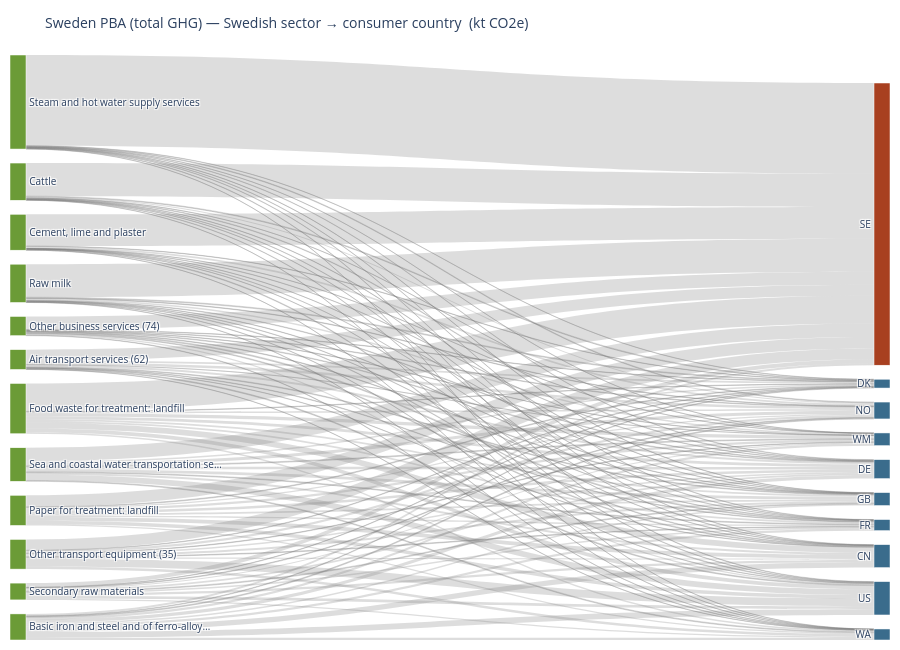
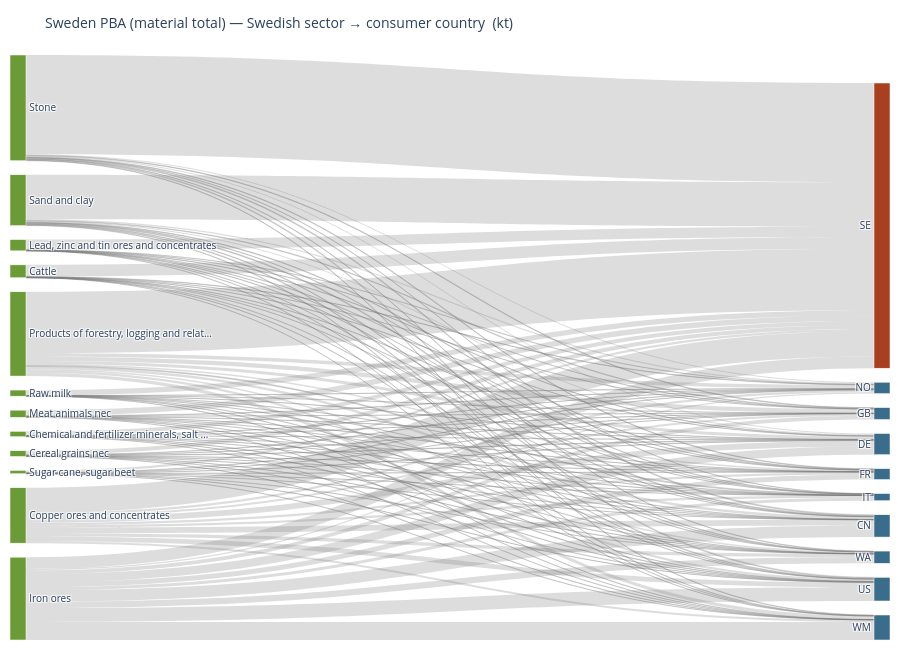
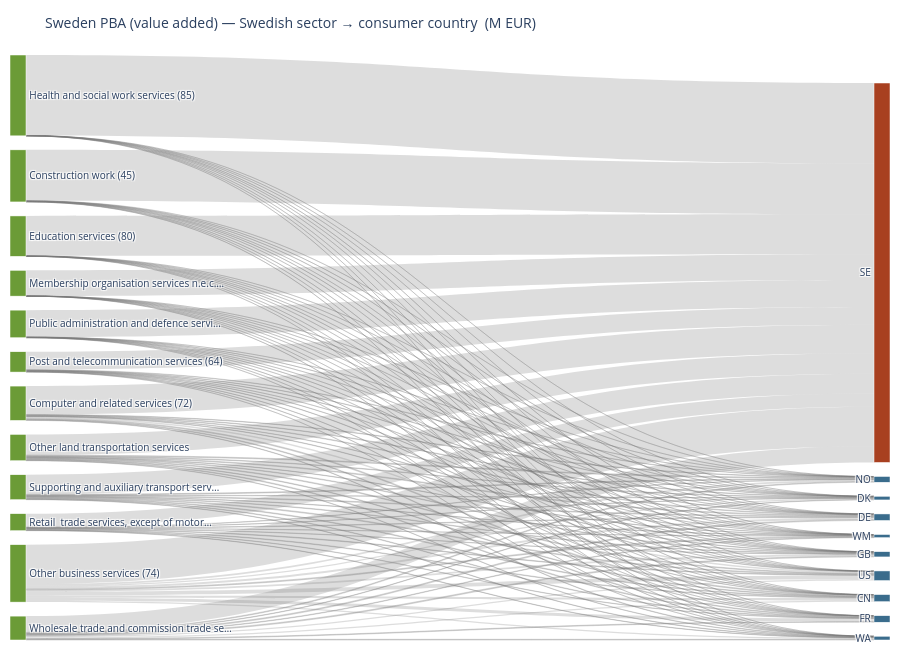
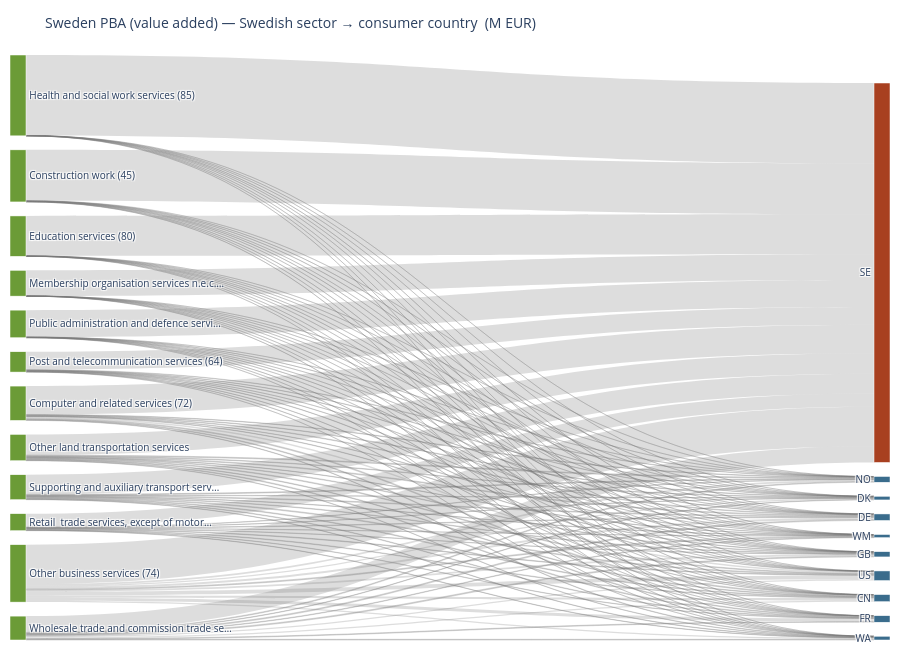

The notebook cell saved with these charts, in order:
### Markdown cell above
### 11.6 Sankey — PBA destination flows

Left column: top Swedish producing sectors (by PBA).
Right column: destination countries, with Sweden highlighted for the retained share.

### Code cell
def sankey_sector_to_destination(F_dest, pba_series, title, filename,
                                 n_sec=12, n_dest=10, unit_label="",
                                 color_left="#6b9b37", color_right="#3a6c8c"):
    F_dest_country = F_dest.T.groupby(level="region").sum().T.fillna(0.0)   # (200 SE sectors, 49 countries)

    top_secs  = pba_series[pba_series > 0].nlargest(n_sec).index
    top_dests = F_dest_country.sum(axis=0)
    top_dests = top_dests[top_dests > 0].nlargest(n_dest).index.tolist()
    if REGION not in top_dests and REGION in F_dest_country.columns:
        top_dests.append(REGION)

    if len(top_secs) == 0 or len(top_dests) == 0:
        raise ValueError(f"No positive flows available for {title}")

    sub = F_dest_country.loc[top_secs, top_dests]

    left_labels  = [trim(s, 40) for s in top_secs]
    right_labels = list(top_dests)
    nodes = left_labels + right_labels

    right_colors = ["#a84020" if c == REGION else color_right for c in right_labels]
    colors = [color_left] * len(left_labels) + right_colors

    sources, targets, values = [], [], []
    for i, s in enumerate(top_secs):
        for j, c in enumerate(top_dests):
            v = float(sub.loc[s, c])
            if v > 0:
                sources.append(i)
                targets.append(len(left_labels) + j)
                values.append(v)

    fig = go.Figure(data=[go.Sankey(
        arrangement="snap",
        node=dict(label=nodes, pad=14, thickness=16, color=colors,
                  line=dict(color="white", width=0.5)),
        link=dict(source=sources, target=targets, value=values,
                  color="rgba(120,120,120,0.25)")
    )])
    fig.update_layout(
        title=dict(text=f"{title}  ({unit_label})", font=dict(size=14)),
        font=dict(size=10), height=650, margin=dict(l=10, r=10, t=55, b=10))
    fig.write_html(str(OUTPUT_DIR / filename))
    fig.show()
    return fig

sankey_sector_to_destination(F_ghg_dest, F_ghg_SE,
    "Sweden PBA (total GHG) — Swedish sector → consumer country",
    "sankey_ghg_destination.html", unit_label="kt CO2e")

sankey_sector_to_destination(F_mat_dest_total, F_mat_total_SE,
    "Sweden PBA (material total) — Swedish sector → consumer country",
    "sankey_material_destination.html", unit_label="kt")

sankey_sector_to_destination(F_va_dest, F_va_SE,
    "Sweden PBA (value added) — Swedish sector → consumer country",
    "sankey_va_destination.html", unit_label="M EUR")

### Figure 1 — Plotly figure (JSON) as saved in the notebook; plotly's stock layout.template omitted (floating-point values rounded to 4 significant figures)
{"data": [{"arrangement": "snap", "link": {"color": "rgba(120,120,120,0.25)", "source": [0, 0, 0, 0, 0, 0, 0, 0, 0, 0, 1, 1, 1, 1, 1, 1, 1, 1, 1, 1, 2, 2, 2, 2, 2, 2, 2, 2, 2, 2, 3, 3, 3, 3, 3, 3, 3, 3, 3, 3, 4, 4, 4, 4, 4, 4, 4, 4, 4, 4, 5, 5, 5, 5, 5, 5, 5, 5, 5, 5, 6, 6, 6, 6, 6, 6, 6, 6, 6, 6, 7, 7, 7, 7, 7, 7, 7, 7, 7, 7, 8, 8, 8, 8, 8, 8, 8, 8, 8, 8, 9, 9, 9, 9, 9, 9, 9, 9, 9, 9, 10, 10, 10, 10, 10, 10, 10, 10, 10, 10, 11, 11, 11, 11, 11, 11, 11, 11, 11, 11], "target": [12, 13, 14, 15, 16, 17, 18, 19, 20, 21, 12, 13, 14, 15, 16, 17, 18, 19, 20, 21, 12, 13, 14, 15, 16, 17, 18, 19, 20, 21, 12, 13, 14, 15, 16, 17, 18, 19, 20, 21, 12, 13, 14, 15, 16, 17, 18, 19, 20, 21, 12, 13, 14, 15, 16, 17, 18, 19, 20, 21, 12, 13, 14, 15, 16, 17, 18, 19, 20, 21, 12, 13, 14, 15, 16, 17, 18, 19, 20, 21, 12, 13, 14, 15, 16, 17, 18, 19, 20, 21, 12, 13, 14, 15, 16, 17, 18, 19, 20, 21, 12, 13, 14, 15, 16, 17, 18, 19, 20, 21, 12, 13, 14, 15, 16, 17, 18, 19, 20, 21], "value": [5205.0, 28.15, 25.33, 21.74, 41.74, 17.52, 17.44, 9.646, 10.99, 14.56, 1601.0, 212.2, 158.4, 327.3, 79.25, 108.6, 103.8, 182.9, 84.71, 25.58, 653.5, 197.1, 144.6, 212.5, 73.74, 102.4, 92.37, 133.0, 72.63, 45.06, 772.0, 332.5, 145.7, 112.0, 176.8, 149.8, 46.02, 49.04, 49.71, 90.49, 111.9, 334.7, 186.7, 301.9, 52.6, 87.11, 129.0, 125.3, 133.8, 33.29, 1895.0, 14.86, 31.86, 33.06, 30.2, 19.08, 14.84, 91.07, 14.13, 50.74, 1899.0, 21.65, 35.78, 13.95, 64.7, 20.22, 17.86, 8.394, 10.29, 43.63, 1821.0, 41.92, 16.91, 13.25, 110.9, 10.53, 9.539, 9.175, 6.321, 19.69, 617.7, 443.9, 77.52, 80.15, 132.8, 101.6, 39.54, 31.39, 146.3, 30.94, 618.3, 50.12, 114.5, 15.8, 135.5, 42.28, 30.67, 9.222, 12.75, 106.9, 233.5, 164.8, 112.1, 138.8, 38.36, 51.65, 78.0, 59.36, 65.05, 22.31, 754.4, 71.53, 38.34, 46.71, 32.76, 31.96, 56.99, 18.76, 25.27, 23.13]}, "node": {"color": ["#6b9b37", "#6b9b37", "#6b9b37", "#6b9b37", "#6b9b37", "#6b9b37", "#6b9b37", "#6b9b37", "#6b9b37", "#6b9b37", "#6b9b37", "#6b9b37", "#a84020", "#3a6c8c", "#3a6c8c", "#3a6c8c", "#3a6c8c", "#3a6c8c", "#3a6c8c", "#3a6c8c", "#3a6c8c", "#3a6c8c"], "label": ["Steam and hot water supply services", "Food waste for treatment: landfill", "Paper for treatment: landfill", "Sea and coastal water transportation se…", "Basic iron and steel and of ferro-alloy…", "Raw milk", "Cattle", "Cement, lime and plaster", "Other transport equipment (35)", "Air transport services (62)", "Secondary raw materials", "Other business services (74)", "SE", "US", "DE", "CN", "NO", "GB", "FR", "WM", "WA", "DK"], "line": {"color": "white", "width": 0.5}, "pad": 14, "thickness": 16}, "type": "sankey"}], "layout": {"font": {"size": 10}, "height": 650, "margin": {"b": 10, "l": 10, "r": 10, "t": 55}, "title": {"font": {"size": 14}, "text": "Sweden PBA (total GHG) — Swedish sector → consumer country  (kt CO2e)"}}}

### Figure 2 — Plotly figure (JSON) as saved in the notebook; plotly's stock layout.template omitted (floating-point values rounded to 4 significant figures)
{"data": [{"arrangement": "snap", "link": {"color": "rgba(120,120,120,0.25)", "source": [0, 0, 0, 0, 0, 0, 0, 0, 0, 0, 1, 1, 1, 1, 1, 1, 1, 1, 1, 1, 2, 2, 2, 2, 2, 2, 2, 2, 2, 2, 3, 3, 3, 3, 3, 3, 3, 3, 3, 3, 4, 4, 4, 4, 4, 4, 4, 4, 4, 4, 5, 5, 5, 5, 5, 5, 5, 5, 5, 5, 6, 6, 6, 6, 6, 6, 6, 6, 6, 6, 7, 7, 7, 7, 7, 7, 7, 7, 7, 7, 8, 8, 8, 8, 8, 8, 8, 8, 8, 8, 9, 9, 9, 9, 9, 9, 9, 9, 9, 9, 10, 10, 10, 10, 10, 10, 10, 10, 10, 10, 11, 11, 11, 11, 11, 11, 11, 11, 11, 11], "target": [12, 13, 14, 15, 16, 17, 18, 19, 20, 21, 12, 13, 14, 15, 16, 17, 18, 19, 20, 21, 12, 13, 14, 15, 16, 17, 18, 19, 20, 21, 12, 13, 14, 15, 16, 17, 18, 19, 20, 21, 12, 13, 14, 15, 16, 17, 18, 19, 20, 21, 12, 13, 14, 15, 16, 17, 18, 19, 20, 21, 12, 13, 14, 15, 16, 17, 18, 19, 20, 21, 12, 13, 14, 15, 16, 17, 18, 19, 20, 21, 12, 13, 14, 15, 16, 17, 18, 19, 20, 21, 12, 13, 14, 15, 16, 17, 18, 19, 20, 21, 12, 13, 14, 15, 16, 17, 18, 19, 20, 21, 12, 13, 14, 15, 16, 17, 18, 19, 20, 21], "value": [3946.0, 6046.0, 4611.0, 3855.0, 2707.0, 1273.0, 2094.0, 459.0, 1679.0, 995.1, 33160.0, 144.2, 303.1, 328.4, 388.5, 198.1, 145.6, 336.9, 199.4, 118.2, 20500.0, 1125.0, 717.3, 848.3, 1041.0, 1396.0, 499.9, 1193.0, 513.6, 321.9, 8416.0, 668.9, 1598.0, 1905.0, 1972.0, 646.8, 1038.0, 707.1, 795.1, 769.6, 14860.0, 148.4, 253.9, 279.5, 349.6, 205.6, 157.6, 404.8, 201.8, 116.1, 3905.0, 17.26, 44.53, 28.69, 73.58, 41.58, 21.17, 133.1, 36.73, 12.64, 3442.0, 13.87, 35.06, 45.7, 92.21, 24.69, 16.21, 51.15, 29.11, 14.78, 1815.0, 15.54, 163.2, 23.15, 84.62, 37.74, 18.29, 184.0, 34.14, 15.94, 1381.0, 34.05, 55.33, 52.65, 64.99, 39.05, 45.0, 58.19, 57.32, 15.77, 1329.0, 30.32, 78.24, 26.58, 172.2, 62.63, 20.48, 139.5, 39.69, 15.53, 1798.0, 86.41, 14.1, 31.37, 30.23, 18.11, 13.4, 28.65, 14.08, 5.5, 713.8, 20.66, 36.61, 26.39, 96.85, 34.38, 19.7, 106.7, 27.29, 11.09]}, "node": {"color": ["#6b9b37", "#6b9b37", "#6b9b37", "#6b9b37", "#6b9b37", "#6b9b37", "#6b9b37", "#6b9b37", "#6b9b37", "#6b9b37", "#6b9b37", "#6b9b37", "#a84020", "#3a6c8c", "#3a6c8c", "#3a6c8c", "#3a6c8c", "#3a6c8c", "#3a6c8c", "#3a6c8c", "#3a6c8c", "#3a6c8c"], "label": ["Iron ores", "Stone", "Products of forestry, logging and relat…", "Copper ores and concentrates", "Sand and clay", "Cattle", "Lead, zinc and tin ores and concentrates", "Meat animals nec", "Chemical and fertilizer minerals, salt …", "Cereal grains nec", "Raw milk", "Sugar cane, sugar beet", "SE", "WM", "US", "CN", "DE", "GB", "WA", "NO", "FR", "IT"], "line": {"color": "white", "width": 0.5}, "pad": 14, "thickness": 16}, "type": "sankey"}], "layout": {"font": {"size": 10}, "height": 650, "margin": {"b": 10, "l": 10, "r": 10, "t": 55}, "title": {"font": {"size": 14}, "text": "Sweden PBA (material total) — Swedish sector → consumer country  (kt)"}}}

### Figure 3 — Plotly figure (JSON) as saved in the notebook; plotly's stock layout.template omitted (floating-point values rounded to 4 significant figures)
{"data": [{"arrangement": "snap", "link": {"color": "rgba(120,120,120,0.25)", "source": [0, 0, 0, 0, 0, 0, 0, 0, 0, 0, 1, 1, 1, 1, 1, 1, 1, 1, 1, 1, 2, 2, 2, 2, 2, 2, 2, 2, 2, 2, 3, 3, 3, 3, 3, 3, 3, 3, 3, 3, 4, 4, 4, 4, 4, 4, 4, 4, 4, 4, 5, 5, 5, 5, 5, 5, 5, 5, 5, 5, 6, 6, 6, 6, 6, 6, 6, 6, 6, 6, 7, 7, 7, 7, 7, 7, 7, 7, 7, 7, 8, 8, 8, 8, 8, 8, 8, 8, 8, 8, 9, 9, 9, 9, 9, 9, 9, 9, 9, 9, 10, 10, 10, 10, 10, 10, 10, 10, 10, 10, 11, 11, 11, 11, 11, 11, 11, 11, 11, 11], "target": [12, 13, 14, 15, 16, 17, 18, 19, 20, 21, 12, 13, 14, 15, 16, 17, 18, 19, 20, 21, 12, 13, 14, 15, 16, 17, 18, 19, 20, 21, 12, 13, 14, 15, 16, 17, 18, 19, 20, 21, 12, 13, 14, 15, 16, 17, 18, 19, 20, 21, 12, 13, 14, 15, 16, 17, 18, 19, 20, 21, 12, 13, 14, 15, 16, 17, 18, 19, 20, 21, 12, 13, 14, 15, 16, 17, 18, 19, 20, 21, 12, 13, 14, 15, 16, 17, 18, 19, 20, 21, 12, 13, 14, 15, 16, 17, 18, 19, 20, 21, 12, 13, 14, 15, 16, 17, 18, 19, 20, 21, 12, 13, 14, 15, 16, 17, 18, 19, 20, 21], "value": [52810.0, 26.19, 20.28, 23.71, 18.76, 17.72, 42.88, 17.69, 15.19, 23.41, 25830.0, 2449.0, 1122.0, 1599.0, 1313.0, 1951.0, 1094.0, 865.1, 792.1, 642.2, 33310.0, 111.4, 141.5, 126.9, 148.0, 76.08, 88.04, 48.23, 52.16, 54.93, 26200.0, 39.72, 40.68, 35.99, 33.57, 27.65, 44.68, 19.57, 20.22, 25.75, 18620.0, 988.3, 299.3, 639.7, 396.5, 466.5, 273.9, 289.1, 320.0, 215.2, 13550.0, 509.2, 572.1, 401.6, 550.2, 492.2, 408.9, 209.8, 332.1, 230.5, 10650.0, 893.3, 531.4, 786.6, 650.0, 457.6, 641.6, 442.9, 269.8, 346.3, 12840.0, 552.0, 503.8, 462.4, 514.9, 365.7, 371.8, 235.3, 258.7, 256.1, 17630.0, 70.52, 56.22, 59.31, 54.09, 46.25, 78.08, 32.08, 26.85, 55.44, 16860.0, 10.53, 6.795, 8.369, 9.315, 7.447, 5.752, 4.969, 3.567, 4.521, 11740.0, 259.7, 273.8, 150.6, 224.6, 167.3, 168.7, 86.46, 184.2, 73.04, 8788.0, 406.5, 242.8, 375.4, 378.4, 217.7, 234.6, 214.7, 133.6, 161.8]}, "node": {"color": ["#6b9b37", "#6b9b37", "#6b9b37", "#6b9b37", "#6b9b37", "#6b9b37", "#6b9b37", "#6b9b37", "#6b9b37", "#6b9b37", "#6b9b37", "#6b9b37", "#a84020", "#3a6c8c", "#3a6c8c", "#3a6c8c", "#3a6c8c", "#3a6c8c", "#3a6c8c", "#3a6c8c", "#3a6c8c", "#3a6c8c"], "label": ["Health and social work services (85)", "Other business services (74)", "Construction work (45)", "Education services (80)", "Computer and related services (72)", "Other land transportation services", "Wholesale trade and commission trade se…", "Supporting and auxiliary transport serv…", "Public administration and defence servi…", "Membership organisation services n.e.c.…", "Post and telecommunication services (64)", "Retail  trade services, except of motor…", "SE", "US", "NO", "CN", "DE", "FR", "GB", "WA", "DK", "WM"], "line": {"color": "white", "width": 0.5}, "pad": 14, "thickness": 16}, "type": "sankey"}], "layout": {"font": {"size": 10}, "height": 650, "margin": {"b": 10, "l": 10, "r": 10, "t": 55}, "title": {"font": {"size": 14}, "text": "Sweden PBA (value added) — Swedish sector → consumer country  (M EUR)"}}}

### Figure 4 — Plotly figure (JSON) as saved in the notebook; plotly's stock layout.template omitted (floating-point values rounded to 4 significant figures)
{"data": [{"arrangement": "snap", "link": {"color": "rgba(120,120,120,0.25)", "source": [0, 0, 0, 0, 0, 0, 0, 0, 0, 0, 1, 1, 1, 1, 1, 1, 1, 1, 1, 1, 2, 2, 2, 2, 2, 2, 2, 2, 2, 2, 3, 3, 3, 3, 3, 3, 3, 3, 3, 3, 4, 4, 4, 4, 4, 4, 4, 4, 4, 4, 5, 5, 5, 5, 5, 5, 5, 5, 5, 5, 6, 6, 6, 6, 6, 6, 6, 6, 6, 6, 7, 7, 7, 7, 7, 7, 7, 7, 7, 7, 8, 8, 8, 8, 8, 8, 8, 8, 8, 8, 9, 9, 9, 9, 9, 9, 9, 9, 9, 9, 10, 10, 10, 10, 10, 10, 10, 10, 10, 10, 11, 11, 11, 11, 11, 11, 11, 11, 11, 11], "target": [12, 13, 14, 15, 16, 17, 18, 19, 20, 21, 12, 13, 14, 15, 16, 17, 18, 19, 20, 21, 12, 13, 14, 15, 16, 17, 18, 19, 20, 21, 12, 13, 14, 15, 16, 17, 18, 19, 20, 21, 12, 13, 14, 15, 16, 17, 18, 19, 20, 21, 12, 13, 14, 15, 16, 17, 18, 19, 20, 21, 12, 13, 14, 15, 16, 17, 18, 19, 20, 21, 12, 13, 14, 15, 16, 17, 18, 19, 20, 21, 12, 13, 14, 15, 16, 17, 18, 19, 20, 21, 12, 13, 14, 15, 16, 17, 18, 19, 20, 21, 12, 13, 14, 15, 16, 17, 18, 19, 20, 21, 12, 13, 14, 15, 16, 17, 18, 19, 20, 21], "value": [52810.0, 26.19, 20.28, 23.71, 18.76, 17.72, 42.88, 17.69, 15.19, 23.41, 25830.0, 2449.0, 1122.0, 1599.0, 1313.0, 1951.0, 1094.0, 865.1, 792.1, 642.2, 33310.0, 111.4, 141.5, 126.9, 148.0, 76.08, 88.04, 48.23, 52.16, 54.93, 26200.0, 39.72, 40.68, 35.99, 33.57, 27.65, 44.68, 19.57, 20.22, 25.75, 18620.0, 988.3, 299.3, 639.7, 396.5, 466.5, 273.9, 289.1, 320.0, 215.2, 13550.0, 509.2, 572.1, 401.6, 550.2, 492.2, 408.9, 209.8, 332.1, 230.5, 10650.0, 893.3, 531.4, 786.6, 650.0, 457.6, 641.6, 442.9, 269.8, 346.3, 12840.0, 552.0, 503.8, 462.4, 514.9, 365.7, 371.8, 235.3, 258.7, 256.1, 17630.0, 70.52, 56.22, 59.31, 54.09, 46.25, 78.08, 32.08, 26.85, 55.44, 16860.0, 10.53, 6.795, 8.369, 9.315, 7.447, 5.752, 4.969, 3.567, 4.521, 11740.0, 259.7, 273.8, 150.6, 224.6, 167.3, 168.7, 86.46, 184.2, 73.04, 8788.0, 406.5, 242.8, 375.4, 378.4, 217.7, 234.6, 214.7, 133.6, 161.8]}, "node": {"color": ["#6b9b37", "#6b9b37", "#6b9b37", "#6b9b37", "#6b9b37", "#6b9b37", "#6b9b37", "#6b9b37", "#6b9b37", "#6b9b37", "#6b9b37", "#6b9b37", "#a84020", "#3a6c8c", "#3a6c8c", "#3a6c8c", "#3a6c8c", "#3a6c8c", "#3a6c8c", "#3a6c8c", "#3a6c8c", "#3a6c8c"], "label": ["Health and social work services (85)", "Other business services (74)", "Construction work (45)", "Education services (80)", "Computer and related services (72)", "Other land transportation services", "Wholesale trade and commission trade se…", "Supporting and auxiliary transport serv…", "Public administration and defence servi…", "Membership organisation services n.e.c.…", "Post and telecommunication services (64)", "Retail  trade services, except of motor…", "SE", "US", "NO", "CN", "DE", "FR", "GB", "WA", "DK", "WM"], "line": {"color": "white", "width": 0.5}, "pad": 14, "thickness": 16}, "type": "sankey"}], "layout": {"font": {"size": 10}, "height": 650, "margin": {"b": 10, "l": 10, "r": 10, "t": 55}, "title": {"font": {"size": 14}, "text": "Sweden PBA (value added) — Swedish sector → consumer country  (M EUR)"}}}
